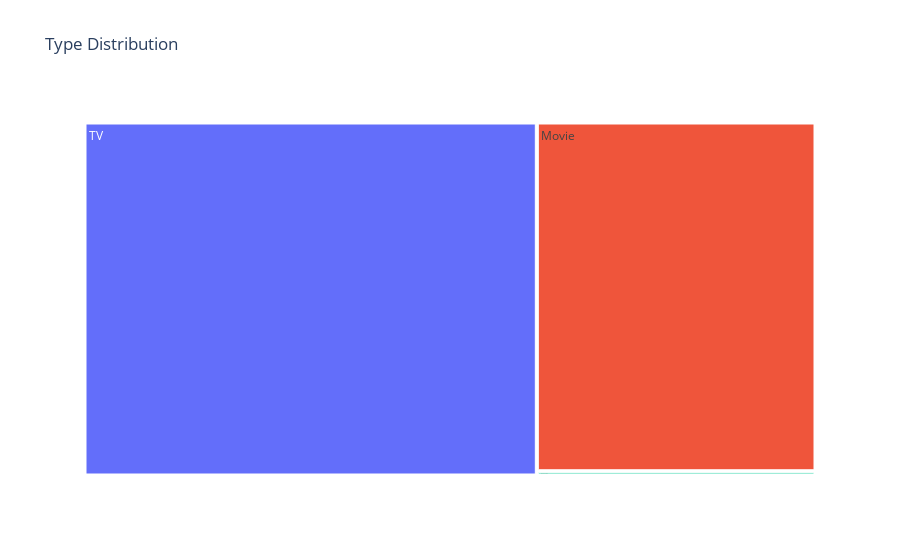

Notebook code for this chart:
### Markdown cell above
Next is to remove the types that will provide no value. We will restrict the types to Tv, movie and unknown.

### Code cell
hernan_anime_df = hernan_anime_df[hernan_anime_df["Type"].isin(["TV", "Movie", "Unknown"])]
type_df = hernan_anime_df["Type"].value_counts().to_frame()
type_df = type_df.reset_index()
fig = px.treemap(type_df, path=['Type'], values='count', title="Type Distribution")
fig.show()

### Figure 1 — Plotly figure (JSON) as saved in the notebook; plotly's stock layout.template omitted (floating-point values rounded to 4 significant figures)
{"data": [{"branchvalues": "total", "domain": {"x": [0, 1], "y": [0, 1]}, "hovertemplate": "labels=%{label}<br>count=%{value}<br>parent=%{parent}<br>id=%{id}<extra></extra>", "ids": ["TV", "Movie", "Unknown"], "labels": ["TV", "Movie", "Unknown"], "name": "", "parents": ["", "", ""], "type": "treemap", "values": [4996.0, 3041.0, 37.0]}], "layout": {"legend": {"tracegroupgap": 0}, "title": {"text": "Type Distribution"}}}
